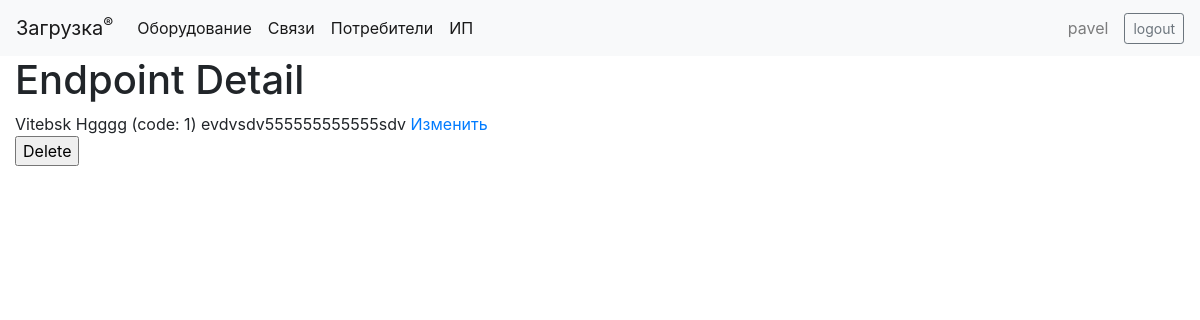
The page /register/endpoint/1 (signed in) on the database as committed earlier.
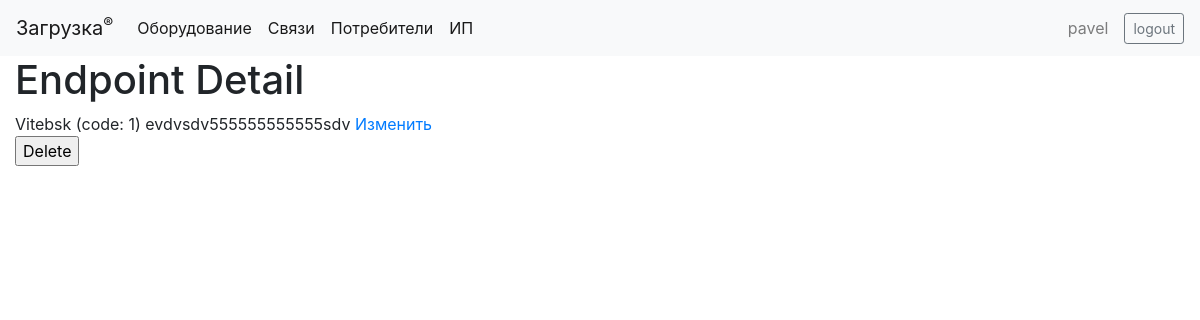
The same page on the database as committed later.
### register/models.py (models this page shows, shortened)
class EndPoint(models.Model):
    code = models.CharField(max_length=100, unique=True)
    name = models.CharField(max_length=100, null=True, blank=True)
    note = models.TextField(null=True, blank=True)

### register/views.py (the view)
# urls.py: re_path(r'^endpoint/(?P<pk>\d+)$', views.EndPointDetailView.as_view(), name='endpoint_detail'),
class EndPointDetailView(generic.DetailView):
    model = EndPoint

### register/templates/register/endpoint_detail.html
{% extends "base_generic.html" %}
{% block content %}
 <h1>Endpoint Detail</h1>
    {% if endpoint %}
        {{ endpoint.name }} (code: {{ endpoint.code }})
        {{ endpoint.note }}
        <a href="{% url 'endpoint_edit' endpoint.id %}">Изменить</a>
        <form action="{% url 'endpoint_edit' endpoint.id %}" method="POST">{% csrf_token %}
            <input type="submit" name="delete" value="Delete">
        </form>
    {% else %}
        <p>There are no endpoint detail</p>
    {% endif %}
{% endblock %}

Rows that differ between the two databases and show on the page:
changed EndPoint "evdvsdv555555555555sdv": name "Vitebsk Hgggg" → "Vitebsk"
